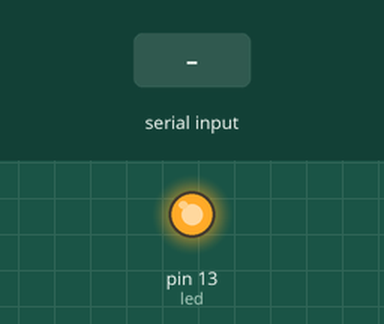
Bench run of a sketch on a simulated Arduino Uno, built with avr-gcc and run on an emulated ATmega328P. On the bench: output pins drawn as LEDs (lit = HIGH). The inputs (shaded band) are chosen by the test bench.

Above: at 1.2 s.
1.3 s: "off" received over Serial
At 2.4 s:
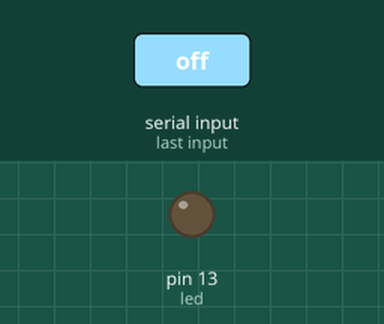
2.8 s: "on" received over Serial
At 3.3 s:
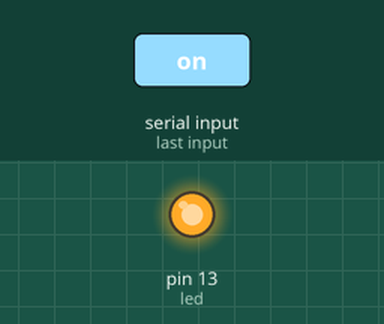
Timing chart, 0 to 5.8 s (numbered marks = the images above; inputs shaded):
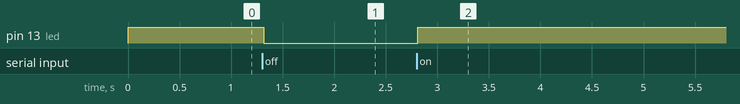

The sketch:

led_serial_cont.ino
```cpp
/* led control serially*/

int led = 13;   // led on pine 13

void setup()
{
  pinMode(led, OUTPUT);    //pin 13 as output
  digitalWrite(led,HIGH);
  Serial.begin(9600);    //initialize serial communication at 9600bps
  Serial.flush();  // wait for the transission to complete
}

void loop()
{
  String input = "";

  while(Serial.available()>0)    // read any serial input
  {
    input += (char) Serial.read();  // read one char at a time
    delay(5);  // delay of 5ms for next char
  }

  if(input == "on")
  {
    digitalWrite(led, HIGH);    // led ON
  }
  else if(input == "off")
  {
    digitalWrite(led, LOW);    //led OFF
  }
}
```

Measured:
- after the input at 1.3 s, pin 13 (led): HIGH → LOW at once
- after the input at 2.8 s, pin 13 (led): LOW → HIGH at once
